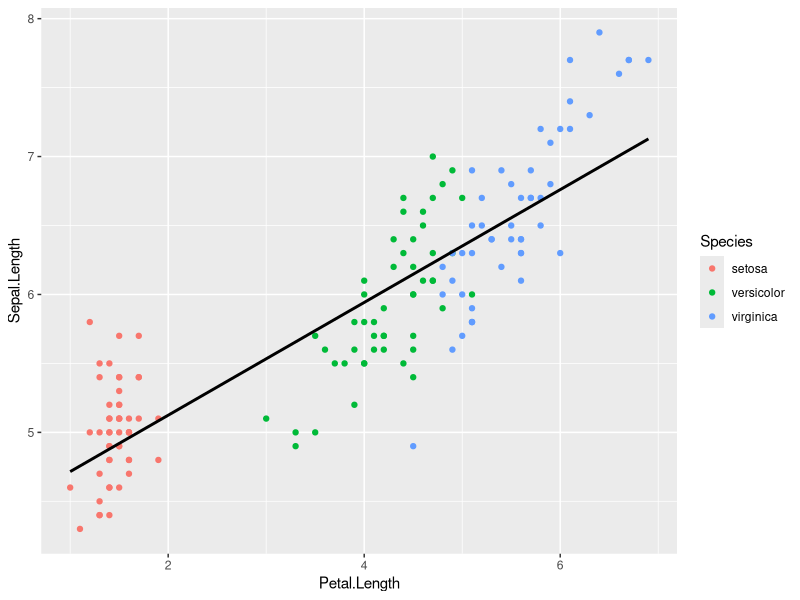
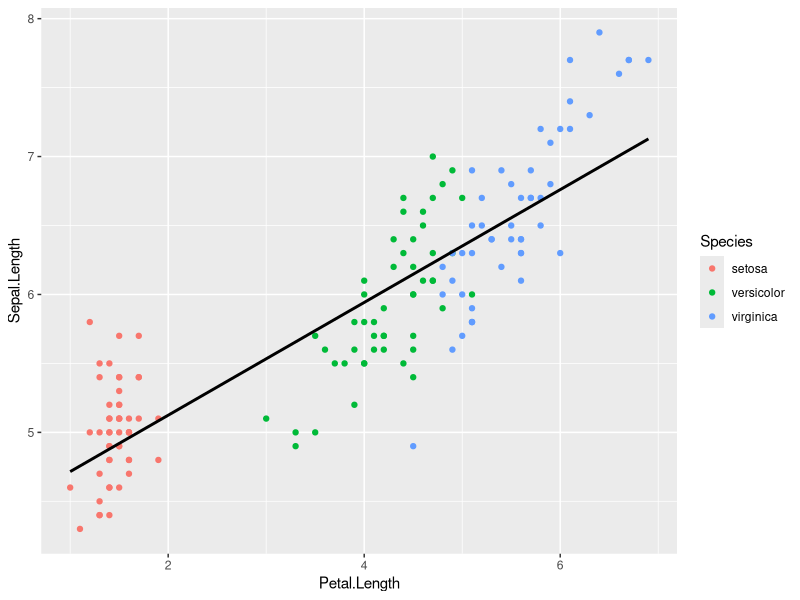
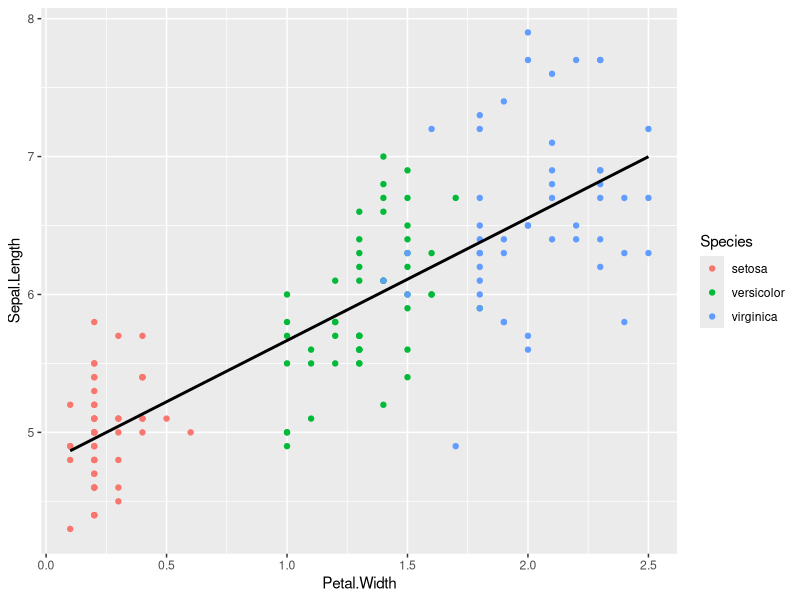

Recreate these plots in R, in order.
# Load the necessary library
install.packages("ggplot2")
# Load the necessary library
library(ggplot2)

# Load the iris dataset
data(iris)

# Perform the linear regression
model <- lm(Sepal.Length ~ Petal.Length, data = iris)

# Print the summary of the model
print(summary(model))

# Create a scatter plot of the data and add the regression line
ggplot(iris, aes(x = Petal.Length, y = Sepal.Length, color = Species)) +
  geom_point() +  # Add the data points
  geom_smooth(method = "lm", se = FALSE, color = "black")  # Add the regression line


#Here’s an example of how to perform a multiple regression on the iris dataset, using both Petal.Length and Petal.Width to predict Sepal.Length:
model <- lm(Sepal.Length ~ Petal.Length + Petal.Width, data = iris)
# Create a scatter plot of Sepal.Length vs Petal.Length and add the regression line
ggplot(iris, aes(x = Petal.Length, y = Sepal.Length, color = Species)) +
  geom_point() +  # Add the data points
  geom_smooth(method = "lm", se = FALSE, color = "black") 
# Create a scatter plot of Sepal.Length vs Petal.Width and add the regression line
ggplot(iris, aes(x = Petal.Width, y = Sepal.Length, color = Species)) +
  geom_point() +  # Add the data points
  geom_smooth(method = "lm", se = FALSE, color = "black")  